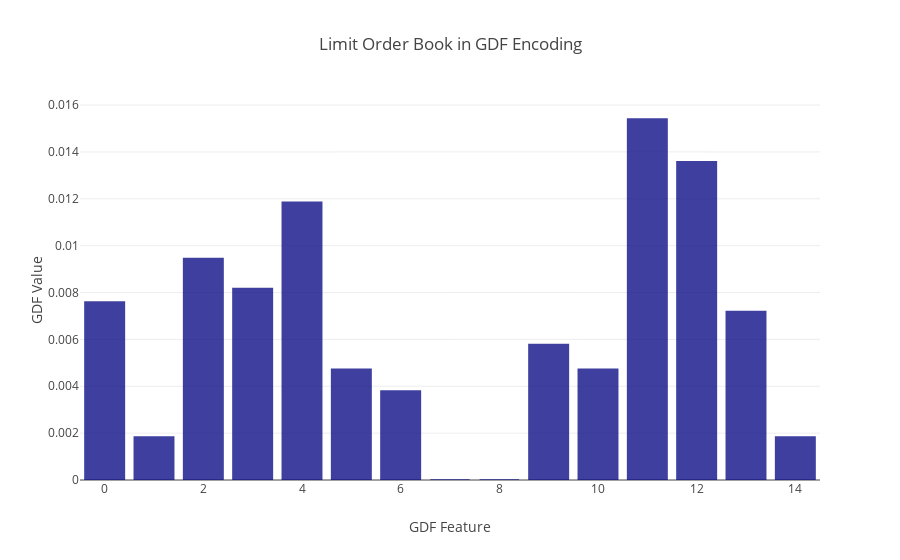

Write notebook code for a chart like this one.
### Code cell
import lobs_plots
% matplotlib inline

import plotly.offline as py
import plotly.figure_factory as ff
import plotly.graph_objs as go
py.init_notebook_mode(connected=True)

from ipywidgets import interact, interactive, fixed, interact_manual, widgets
gdf_features = [gdf_representation((df_bid['price_norm'], df_bid['volume_norm']),
                   (df_ask['price_norm'], df_ask['volume_norm']), gdfs[j, :]) for j in range(0, K)]
lobs_plots.plot_gdf_features(gdf_features)

### Figure 1 — Plotly figure (JSON) as saved in the notebook; plotly's stock layout.template omitted (floating-point values rounded to 4 significant figures)
{"data": [{"marker": {"color": "rgb(0, 0, 128)", "line": {"color": "rgb(0, 0, 128)", "width": 1.5}}, "name": "GDF Features", "opacity": 0.75, "type": "bar", "x": [0, 1, 2, 3, 4, 5, 6, 7, 8, 9, 10, 11, 12, 13, 14], "y": [0.007601, 0.001833, 0.009447, 0.008168, 0.01186, 0.00473, 0.003798, 2.44e-08, 2.44e-08, 0.005781, 0.00473, 0.01541, 0.01358, 0.007192, 0.001833]}], "layout": {"showlegend": false, "title": "Limit Order Book in GDF Encoding", "xaxis": {"title": "GDF Feature"}, "yaxis": {"title": "GDF Value"}}}
